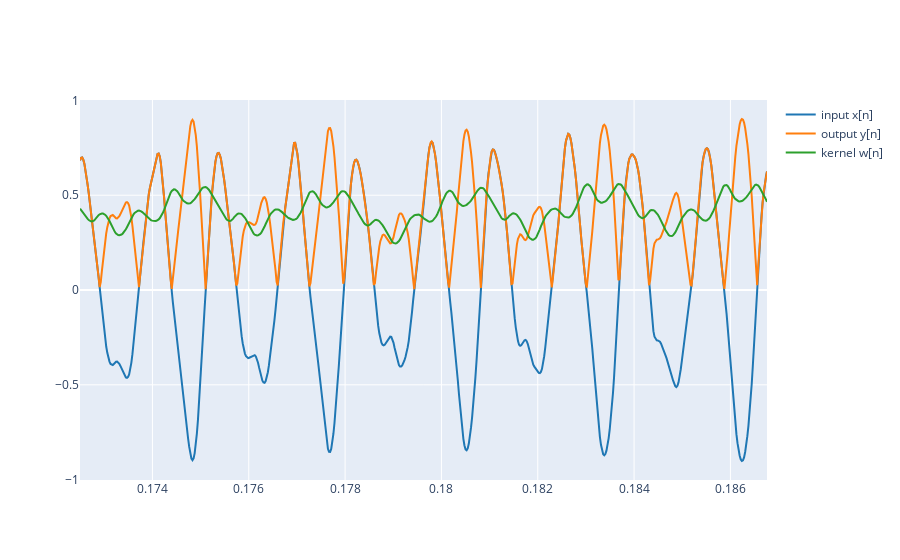

Write notebook code for a chart like this one.
### Markdown cell above
2.4 Explain with your own words why this system achieves extracting the envelope. It might be useful to plot together the signals $x[n]$, $w[n]$ and $y[n]$.

### Code cell
N = 50
w = np.abs(ref)
y_env, _ = envelope (ref, N)

t = np.arange(len(x))/fs
t0, t1 = 0.1725, 0.1725 + 5*(1/350)                    # same window as instructions [attached_file:1]


plot_signals([ref, w, y_env], fs, t_start=t0, t_end=t1, name=['input x[n]', 'output y[n]', 'kernel w[n]'])

### Figure 1 — Plotly figure (JSON) as saved in the notebook; plotly's stock layout.template omitted (floating-point values rounded to 4 significant figures; data arrays with more than 128 entries replaced by an {"elided": "..."} marker saying what was removed)
{"data": [{"line": {"color": "#1f77b4", "shape": "linear"}, "mode": "lines", "name": "input x[n]", "type": "scatter", "x": {"elided": "630 float values"}, "y": {"elided": "630 float values"}}, {"line": {"color": "#ff7f0e", "shape": "linear"}, "mode": "lines", "name": "output y[n]", "type": "scatter", "x": {"elided": "630 float values"}, "y": {"elided": "630 float values"}}, {"line": {"color": "#2ca02c", "shape": "linear"}, "mode": "lines", "name": "kernel w[n]", "type": "scatter", "x": {"elided": "630 float values"}, "y": {"elided": "630 float values"}}], "layout": {}}
